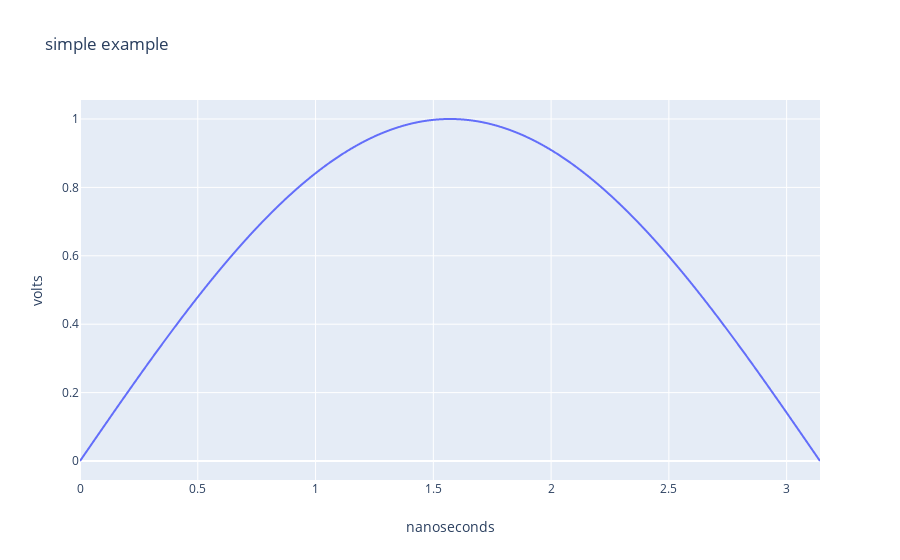

Notebook code cell kept with this figure:
### Code cell
x=np.linspace(0,np.pi, 1000)
layout = go.Layout(
    title='simple example',
    yaxis=dict(title='volts'),
    xaxis=dict(title='nanoseconds')
)

trace1 = go.Scatter(
    x=x,
    y=np.sin(x),
    mode='lines',
    name='sin(x)',
    line=dict(shape='spline')
)

fig = go.Figure(data=[trace1], layout=layout)
py.offline.iplot(fig)

### Figure 1 — Plotly figure (JSON) as saved in the notebook; plotly's stock layout.template omitted (floating-point values rounded to 4 significant figures; data arrays with more than 128 entries replaced by an {"elided": "..."} marker saying what was removed)
{"data": [{"line": {"shape": "spline"}, "mode": "lines", "name": "sin(x)", "type": "scatter", "x": {"elided": "1000 float values"}, "y": {"elided": "1000 float values"}}], "layout": {"title": {"text": "simple example"}, "xaxis": {"title": {"text": "nanoseconds"}}, "yaxis": {"title": {"text": "volts"}}}}
